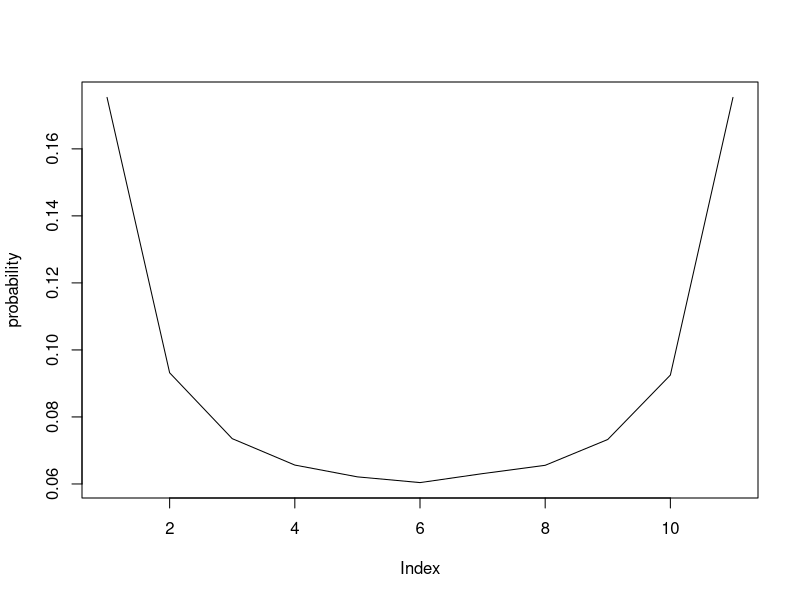

Write R code to recreate this figure. (Note: a time limit stopped this script after it produced the figure.)
product <- 1

for(i in 1:23){
  product <- product*(365-i+1)
}

p <- 1-(product/365^23)

print(10*(1-p)/p)

##########
rm(list=ls(all=T))

exp <- 100000
toss <- 20

a_count <- matrix(rep(0,exp*toss),exp,toss)
b_count <- matrix(rep(0,exp*toss),exp,toss)

for(count in 1:exp){
  for(coin in 1:toss){
    a <- runif(1,0,1)
    if(a >= 0.5){
      a_count[count,coin] <- 1
    }else{
      b_count[count,coin] <- 1
    }
  }
}

acumsum <- t(apply(a_count,1,cumsum))
bcumsum <- t(apply(b_count,1,cumsum))

diffcumsum <- acumsum - bcumsum

final_count_1 <- ifelse(diffcumsum >= 0,1,0)

first_whole <- apply(final_count_1,1,sum)

count_first_whole <- ifelse(first_whole == 20,1,0)

sum(count_first_whole)/exp  ## 17.5%

count_first_whole_b <- ifelse(first_whole == 0,1,0)

sum(count_first_whole_b)/exp  ## 8.8%

final_count_mark <- ifelse(final_count_1 == 1, "A","B")

###############

rm(list=ls(all=T))

set.seed(2018)

exp <- 100000
toss <- 20

a_count <- matrix(rep(0,exp*toss),exp,toss)
b_count <- matrix(rep(0,exp*toss),exp,toss)
winner <- matrix(rep(0,exp*toss),exp,toss)
track <- matrix(rep(0,exp*toss),exp,toss)

for(count in 1:exp){
  for(coin in 1:toss){
    a <- runif(1,0,1)
    if(coin == 1){
      if(a >= 0.5){
        a_count[count,coin] <- 1
        track[count,coin] <- 1
      }else{
        b_count[count,coin] <-1
        track[count,coin] <- 0
      }
    }else{
      if(a >= 0.5){
        a_count[count,coin] <- 1 + a_count[count,coin-1]
        b_count[count,coin] <- b_count[count,coin-1]
        track[count,coin] <- 1
      }else{
        b_count[count,coin] <- 1 + b_count[count,coin-1]
        a_count[count,coin] <- a_count[count,coin-1]
        track[count,coin] <- 0
      }
    }
    if(a_count[count,coin] > b_count[count,coin]){
      winner[count,coin] <- 1
    }else if(b_count[count,coin] > a_count[count,coin]){
      winner[count,coin] <- 0
    }else{
      winner[count,coin] <- ifelse(a_count[count,coin-1] > b_count[count,coin-1],1,0)
    }
  }
}

count_A <- apply(winner,1,sum)

count_B <- apply(winner,1,function(x){sum(x==0)})

win_A <- ifelse(count_A == 20,1,0)

sum(win_A)/exp

half_win <- ifelse(count_A == 10,1,0)

sum(half_win)/exp

win_B <- ifelse(count_A == 0,1,0)

sum(win_A)/exp

cum_winner <- t(apply(winner,1,cumsum))

probability <- rep(0,11)

p <- 0

for(i in seq(0,toss,2)){
  p <- p+1
  probability[p] <- sum(ifelse(count_A == i,1,0))/exp
}

plot(probability,type='l')

library(zoo)

rolling5_B <- matrix(rep(0,exp*16),exp,16)
rolling5_A <- matrix(rep(0,exp*16),exp,16)

for(i in 1:exp){
  rolling5_B[i,] <- rollapply(track[i,],width=5,by.column=F,function(x){sum(x==0)})
  rolling5_A[i,] <- rollapply(track[i,],5,by.column=F,function(x){sum(x==1)})
}

B_5 <- apply(rolling5_B,1,function(x){sum(x>=5)})
A_5 <- apply(rolling5_A,1,function(x){sum(x>=5)})

sum(A_5)/(exp*2) 

sum_data <- A_5 + B_5

final <- ifelse(sum_data > 1,1,sum_data)

# ~46% as we need to count the overlap as 1 as in both head and tail can occur 
# more than 5 times in  a row in a game

sum(final)/(exp)   
